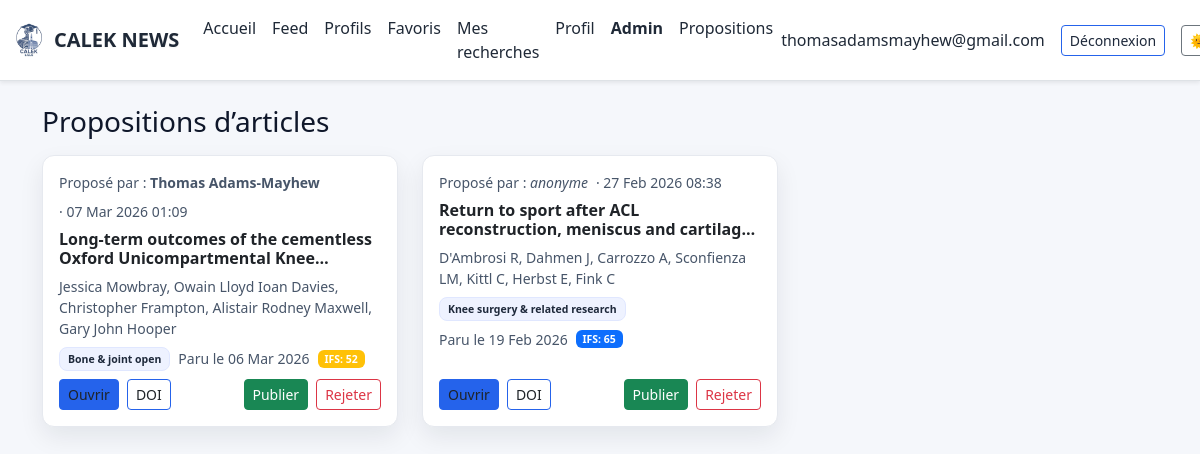
Screenshot of /admin/proposals (signed in) with the database file from the repository.
### app.py (models this page shows, shortened)
class User(UserMixin, db.Model):
    id = db.Column(db.Integer, primary_key=True)
    email = db.Column(db.String(120), unique=True, nullable=False)
    name = db.Column(db.String(120))
    password_hash = db.Column(db.String(255), nullable=False)
    role = db.Column(db.String(20), default="user")
    created_at = db.Column(db.DateTime, default=datetime.utcnow)

class Proposal(db.Model):
    __tablename__ = "proposal"
    id = db.Column(db.Integer, primary_key=True)
    article_id  = db.Column(db.Integer, db.ForeignKey("article.id"), nullable=False)
    proposer_id = db.Column(db.Integer, db.ForeignKey("user.id"),    nullable=False)
    share_name  = db.Column(db.Boolean, default=False, nullable=False)
    note        = db.Column(db.Text)
    created_at  = db.Column(db.DateTime, default=datetime.utcnow)
    article  = db.relationship("Article", backref="proposals")
    proposer = db.relationship("User",    backref="proposals", foreign_keys=[proposer_id])
    @property
    def user(self):
        return self.proposer

class Article(db.Model):
    id = db.Column(db.Integer, primary_key=True)
    title = db.Column(db.String(500), nullable=False)
    authors = db.Column(db.String(500))
    journal = db.Column(db.String(300))
    doi = db.Column(db.String(200), index=True)
    url = db.Column(db.String(500))
    abstract = db.Column(db.Text)
    published_date = db.Column(db.DateTime)
    published_at = db.Column(db.DateTime)
    source = db.Column(db.String(50))  # 'pubmed' | 'crossref' | 'manual'
    is_published = db.Column(db.Boolean, default=False)
    featured = db.Column(db.Boolean, default=False)
    domain = db.Column(db.String(80))
    pathology = db.Column(db.String(120))
    study_type = db.Column(db.String(80))
    source_order = db.Column(db.Integer)
    posted_by_id = db.Column(db.Integer, db.ForeignKey("user.id"))
    posted_by = db.relationship("User", backref="posts")
    created_at = db.Column(db.DateTime, default=datetime.utcnow)
    proposer_display_name = db.Column(db.String(120), nullable=True)

### app.py (the view)
@app.route('/admin/proposals')
@login_required
@admin_required
def admin_proposals():
    proposals = (
        Proposal.query
        .options(
            joinedload(Proposal.article),
            joinedload(Proposal.proposer)   # <- ICI
        )
        .order_by(Proposal.created_at.desc())
        .all()
    )
    return render_template('proposals.html', proposals=proposals)

### app.py (called while the page is built)
@login_manager.user_loader
def load_user(proposer_id):
    return User.query.get(int(proposer_id))

def admin_required(f):
    @wraps(f)
    def wrapper(*a, **k):
        if not current_user.is_authenticated or current_user.role != "admin":
            flash("Accès administrateur requis.", "warning")
            return redirect(url_for("login"))
        return f(*a, **k)
    return wrapper

def _infer_study_score(article):
    st = (article.study_type or "").lower().strip()
    title = (article.title or "").lower()
    abst  = (article.abstract or "").lower()
    txt   = f"{st} {title} {abst}"
    m = {
        "meta-analysis": 25, "meta analyse": 25, "systematic review": 25,
        "randomized controlled trial": 20, "randomised controlled trial": 20, "rct": 20,
        "cohort": 12, "prospective": 12, "longitudinal": 12,
        "case-control": 10, "case control": 10,
        "cross-sectional": 8, "cross sectional": 8, "observational": 8,
        "case series": 5, "case report": 3, "pilot": 5
    }
    for k, v in m.items():
        if k in st:
            return v, k
    for kw, v in _STUDY_HINTS:
        if kw in txt:
            return v, kw
    return 0, "type d'étude non déterminé"

def _sample_size_score(article):
    text = f"{article.abstract or ''} {article.title or ''}".replace("\u00a0"," ")
    n = None
    m = re.search(r"\bn\s*=\s*(\d{2,5})\b", text, re.I)
    if m:
        n = int(m.group(1))
    else:
        m = re.search(r"\b(\d{2,5})\s+(participants?|patients?|subjects?)\b", text, re.I)
        if m: n = int(m.group(1))
    if not n:
        return 0, "taille d'échantillon non trouvée"
    if n < 30: s = 2
    elif n < 100: s = 5
    elif n < 300: s = 8
    else: s = 10
    return s, f"n≈{n}"

@app.context_processor
def inject_helpers():
    return {
        "reliability_score": reliability_score
    }

### templates/proposals.html (shortened to what this page needs)
{% extends "layout.html" %}
{% block content %}
<h3 class="mb-3">Propositions d’articles</h3>
{% if not proposals %}
  <p class="text-muted">Aucune proposition pour le moment.</p>
{% else %}
  <div class="row gy-3">
    {% for p in proposals %}
    <div class="col-md-6 col-lg-4">
      <div class="card h-100 article-card p-3"
           role="button" tabindex="0"
           data-article-id="{{ p.article.id }}"
           data-proposal-id="{{ p.id }}">
        <div class="small text-muted mb-2 d-flex flex-wrap align-items-center gap-2">
          <span>Proposé par :
            {% if p.user and p.share_name %}
              <strong>{{ p.user.name or p.user.email }}</strong>
            {% else %}
              <em>anonyme</em>
            {% endif %}
          </span>
          <span>· {{ p.created_at.strftime('%d %b %Y %H:%M') }}</span>
        </div>
        <h6 class="fw-bold line-clamp-2">{{ p.article.title }}</h6>
        {% if p.article.authors %}
          <p class="small text-muted mb-2">{{ p.article.authors }}</p>
        {% endif %}
        <div class="small text-muted mb-2 d-flex flex-wrap gap-2 align-items-center">
          {% if p.article.journal %}<span class="badge badge-soft badge-journal">{{ p.article.journal }}</span>{% endif %}
          {% if p.article.published_date %}<span>Paru le {{ p.article.published_date.strftime('%d %b %Y') }}</span>{% endif %}
          {% set sc = reliability_score(p.article)[0] %}
          {% set ifs_color =
              'bg-success' if sc>=80 else
              'bg-primary' if sc>=60 else
              'bg-warning' if sc>=40 else
              'bg-danger' %}
          <span class="badge {{ ifs_color }}">IFS: {{ sc }}</span>
        </div>
        <div class="mt-auto d-flex gap-2">
          {% if p.article.url %}
            <a class="btn btn-sm btn-primary" target="_blank" href="{{ p.article.url }}" onclick="event.stopPropagation()">Ouvrir</a>
          {% endif %}
          {% if p.article.doi %}
            <a class="btn btn-sm btn-outline-primary" target="_blank" href="https://doi.org/{{ p.article.doi }}" onclick="event.stopPropagation()">DOI</a>
          {% endif %}
          <div class="ms-auto d-flex gap-2">
            <form method="post" action="{{ url_for('admin_proposals_approve', pid=p.id) }}" onclick="event.stopPropagation()">
              <button class="btn btn-sm btn-success">Publier</button>
            </form>
            <form method="post" action="{{ url_for('admin_proposals_reject', pid=p.id) }}"
                  onclick="event.stopPropagation()"
                  onsubmit="return confirm('Rejeter cette proposition ?');">
              <button class="btn btn-sm btn-outline-danger">Rejeter</button>
            </form>
          </div>
        </div>
      </div>
    </div>
    {% endfor %}
  </div>
{% endif %}
{% endblock %}

### templates/layout.html (shortened to what this page needs)
<!doctype html>
<html lang="fr" data-bs-theme="light">
<head>
  <link href="https://cdn.jsdelivr.net/npm/bootstrap@5.3.3/dist/css/bootstrap.min.css" rel="stylesheet">
  <link href="{{ url_for('static', filename='css/theme.css') }}" rel="stylesheet">
</head>
<body>
<nav class="navbar navbar-expand-lg sticky-top shadow-sm bg-body border-bottom">
  <div class="container-fluid">
    <a class="navbar-brand fw-bold d-flex align-items-center gap-2" href="{{ url_for('index') }}">
      <img src="{{ url_for('static', filename='img/calek-logo.png') }}" alt="CALEK" class="logo-img" style="height:34px;width:auto;object-fit:contain">
      <span>CALEK NEWS</span>
    </a>
    <div class="collapse navbar-collapse" id="navbarNav">
      <ul class="navbar-nav me-auto mb-2 mb-lg-0">
        <li class="nav-item"><a class="nav-link{% if request.endpoint == 'index' %} active{% endif %}" href="{{ url_for('index') }}">Accueil</a></li>
        {% if current_user.is_authenticated %}
          <li class="nav-item"><a class="nav-link{% if request.endpoint == 'feed' %} active{% endif %}" href="{{ url_for('feed') }}">Feed</a></li>
          <li class="nav-item"><a class="nav-link{% if request.endpoint == 'users_list' %} active{% endif %}" href="{{ url_for('users_list') }}">Profils</a></li>
          <li class="nav-item"><a class="nav-link{% if request.endpoint == 'favorites' %} active{% endif %}" href="{{ url_for('favorites') }}">Favoris</a></li>
          <li class="nav-item">
            <a class="nav-link{% if request.endpoint == 'my_drafts' %} active{% endif %}" href="{{ url_for('my_drafts') }}">Mes recherches</a>
          </li>
          <li class="nav-item"><a class="nav-link{% if request.endpoint == 'me' %} active{% endif %}" href="{{ url_for('me') }}">Profil</a></li>
          {% if current_user.role == 'admin' %}
            <li class="nav-item"><a class="nav-link{% if request.endpoint and request.endpoint.startswith('admin_') %} active{% endif %}" href="{{ url_for('admin_dashboard') }}">Admin</a></li>
          {% endif %}
          {% if current_user.is_authenticated and current_user.role == 'admin' %}
            <li class="nav-item"><a class="nav-link" href="{{ url_for('admin_proposals') }}">Propositions</a></li>
          {% endif %}
        {% endif %}
      </ul>
      <div class="d-flex align-items-center gap-3">
        {% if current_user.is_authenticated %}
          <span class="user-email text-nowrap">{{ current_user.email }}</span>
          <a href="{{ url_for('logout') }}" class="btn btn-sm btn-outline-primary">Déconnexion</a>
        {% else %}
          <a href="{{ url_for('login') }}" class="btn btn-sm btn-outline-primary">Connexion</a>
          <a href="{{ url_for('signup') }}" class="btn btn-sm btn-primary">Inscription</a>
        {% endif %}
        <button id="theme-toggle" class="btn btn-sm btn-outline-secondary" title="Basculer le thème" aria-label="Basculer le thème">🌞</button>
      </div>
    </div>
  </div>
</nav>
<main class="container py-4">
  {% block content %}{% endblock %}
</main>
</body>
</html>

### static/css/theme.css (style rules this page uses)
:root { --bg: #fbf6f6; --panel: #ffffff; --panel-2: #f9fafc; --text: #0f172a; --muted: #475569; --primary: #2563eb; --accent: #f59e0b; --border: #e5e7eb; --shadow: 0 10px 24px rgba(16,24,40,.08); --nav-bg: #ffffff; --nav-border: #e5e7eb; }
html[data-bs-theme="light"] body { background: linear-gradient(180deg, #f7f9ff 0%, var(--bg) 60%); color: var(--text); }
html[data-bs-theme="light"] .navbar { background: var(--nav-bg); border-bottom: 1px solid var(--nav-border); box-shadow: 0 6px 16px rgba(16,24,40,.05); }
html[data-bs-theme="light"] .navbar .nav-link { color:#1f2937; }
html[data-bs-theme="light"] .navbar .nav-link.active { color:#111827; font-weight:600; }
html[data-bs-theme="light"] .article-card, html[data-bs-theme="light"] .side-card { background: var(--panel); border: 1px solid var(--border); box-shadow: var(--shadow); }
html[data-bs-theme="light"] .badge-soft { background: #eef2ff; color: #1e293b; border: 1px solid #e0e7ff; }
html[data-bs-theme="light"] .btn-primary { background: var(--primary); border-color: var(--primary); }
html[data-bs-theme="light"] .btn-outline-primary { border-color: var(--primary); color: #1e293b; }
.article-card { transition: transform .15s ease, box-shadow .15s ease, border-color .15s ease, background .15s ease; }
.badge-journal { display:inline-block; max-width:100%; overflow:hidden; text-overflow:ellipsis; white-space:nowrap; vertical-align:middle; }
.line-clamp-2, .line-clamp-3 { display:-webkit-box; -webkit-box-orient:vertical; overflow:hidden; }
.line-clamp-2 { -webkit-line-clamp:2; }
.navbar .nav-link.active { font-weight:600; }
html[data-bs-theme="light"] .card a { color: #0f172a; }
html[data-bs-theme="light"] .card a.btn, html[data-bs-theme="light"] .card a.btn:hover { color: inherit; }
html[data-bs-theme="light"] .badge-soft { background: #eef2ff !important; color: #1e293b !important; border-color: #e0e7ff !important; }
html[data-bs-theme="light"] .text-muted { color: var(--muted) !important; }
html[data-bs-theme="light"] .navbar-brand, html[data-bs-theme="light"] .nav-link, html[data-bs-theme="light"] .user-email { color: #1f2937 !important; }
.navbar-brand .logo-img { height: 45px; width: auto; object-fit: contain; transition: transform 0.2s ease; }
.navbar-brand span { text-shadow: 0 1px 2px rgba(0,0,0,0.05); }
:root { --bg-body: #0f1115; --bg-card: #171a21; --text-main: #e8eaed; --text-muted: #9aa0a6; --border-soft: #2a2f3a; }
:root[data-bs-theme="light"] { --bg-body: #f5f7fb; --bg-card: #ffffff; --text-main: #1f2328; --text-muted: #56606b; --border-soft: #e6e9ef; }
html, body { background: var(--bg-body) !important; background-image: none !important; color: var(--text-main); }
body .container, body .container-fluid { background: none !important; }
.side-card, .article-card, .card { background: var(--bg-card) !important; color: var(--text-main) !important; border: 1px solid var(--border-soft) !important; }
.text-muted, .card .text-muted { color: var(--text-muted) !important; }
body * { background-image: none !important; }
.navbar, .navbar .container, .navbar .container-fluid { background: var(--bg-card) !important; background-image: none !important; }

### templates/layout.html (style rules this page uses)
.card[role="button"] { cursor: pointer; }
.article-card, .side-card { border: 1px solid rgba(0,0,0,.08); background: var(--bs-body-bg); transition: transform .12s ease, box-shadow .12s ease, border-color .12s ease; border-radius: .75rem; }
.badge-soft { background: rgba(0,0,0,.06); color: var(--bs-body-color); border: 1px solid rgba(0,0,0,.08); }
.badge-journal { display: inline-block; max-width: 100%; overflow: hidden; text-overflow: ellipsis; white-space: nowrap; padding: .35rem .5rem; border-radius: .5rem; }
.line-clamp-2 { display:-webkit-box;-webkit-line-clamp:2;-webkit-box-orient:vertical;overflow:hidden }

### rows the page displays
User: email "thomasadamsmayhew@gmail.com"
Proposal: user "Thomas Adams-Mayhew", created_at "07 Mar 2026 01:09", article "Long-term outcomes of the cementless Oxford Unicompartmental…", article.authors "Jessica Mowbray, Owain Lloyd Ioan Davies, Christopher Frampton, Alistair Rodney Maxwell, Gary John Hooper", article.journal "Bone & joint open", article.published_date "06 Mar 2026", sc "52"
Proposal: share_name "anonyme", created_at "27 Feb 2026 08:38", article "Return to sport after ACL reconstruction, meniscus and…", article.authors "D'Ambrosi R, Dahmen J, Carrozzo A, Sconfienza LM, Kittl C, Herbst E, Fink C", article.journal "Knee surgery & related research", article.published_date "19 Feb 2026", sc "65"
